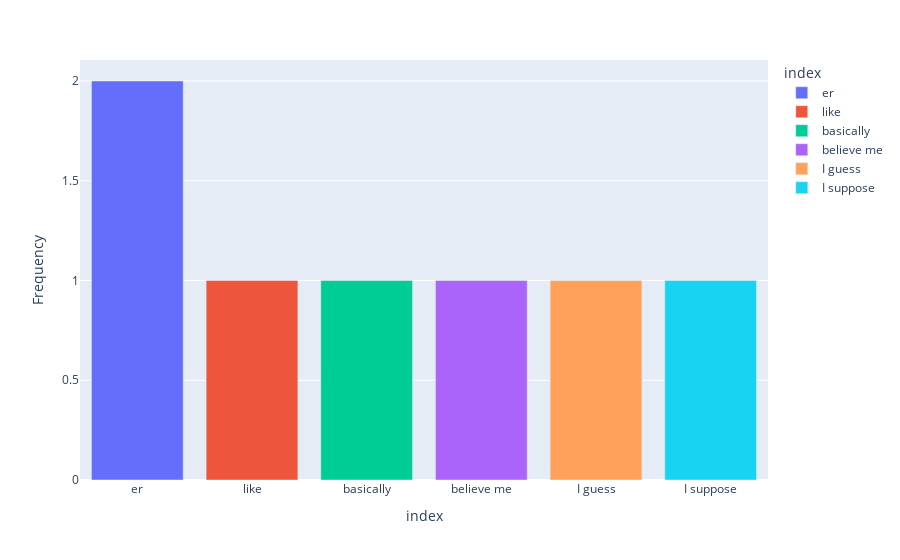

The notebook cell this image was saved under:
### Markdown cell above
# Main Project

### Code cell
''' we start by creating a parent class recurrent phrase
                            and declare the filler words in the constructor of parent class '''


class Recurrent_phrase:     # parent class
    
    def __init__(self):     # parent class constructor
        
        # declaring the filler words
        self.words_to_recognize = [
                        "well",'um','er','uh',"hmm","like","actually","basically","seriously","you see","you know","I mean",
                         "at the end of the day" , "believe me", "I guess" , "I suppose" , "or something" , "ok so" , "right"
                      ]
        
        # creating instance for speech recognition
        self.speech_1 = sr.Recognizer() 


        
''' create a class frequency_check to check the frequency of the filler words if they occur in the sentence '''

class frequency_check(Recurrent_phrase):      # child class frequency_check inherits parent class Recurrent_phrase
    
    def __init__(self):                       # child class constructor
        
        # calling the constructor of parent class
        super().__init__()
        
        
        
        
    ''' we now create a function to check whether the filler words occur in the sentence '''
    
    def character_check(self):                           # defining a function character_check
        self.words = []                                  # creating the list to append the words if they appear
        with sr.Microphone() as source:                  # using Microphone function to take input from the microphone
            start_time = time.time()
            print('say something!!')
            audio = self.speech_1.listen(source)         # using listen function to listen the source
            end_time = time.time()
            self.character = self.speech_1.recognize_google(audio) # using google's API to recognize the words
            for char in self.words_to_recognize:
                if char in self.character:
                    self.words.append(char)              # appending the filler words in the list if they exists in the sentence
                    
            self.total_time = end_time - start_time
            
                    
    ''' we now create a function o check the frequency of those filler words '''
    
    def check_frequency(self):                       # defining a function check_frequency
        self.character_check()
        self.frequency = {}                          # creating a dictionary to store the filler words if they exist
        for i in self.words:
            x = self.character.count(i)
            if i not in self.frequency:
                self.frequency[i] = x
            else:
                self.frequency[i] += 1
        return self.character , self.total_time      # returning the input given by the user
    
    
    
    
''' visualizing the frequency of filler words , here we are using python plotly library for advance data visualization '''

class visualize_frequency(frequency_check):         # child class visualize_frequency inherits the parent chass frequency_check 
    
    def __init__(self):                             # constructor of child class 
        
        # calling the parent class constructor
        super().__init__()
       
    
    # creating a dataset of the filler words
    def data_set(self):
         self.data = pd.DataFrame(pd.Series(self.frequency) , columns = ['Frequency'])
    
    # visualizing the dataset
    def visualize(self):
        self.data_set()
        if len(self.data) != 0:                     # checking whether we have encountered any filler word or not
            
            # creating a bar plot of the frequencies of the filler words using bar plt
            fig = px.bar(data_frame = self.data , x = self.data.index , y = 'Frequency',color = self.data.index)
            fig.show()
        else:
            pass
    
vi = visualize_frequency()
word_spoken , total_time_taken = vi.check_frequency()
print('sentence spoken by the user : ',word_spoken)
print('total time taken by the user : ',total_time_taken)
vi.visualize()

### Figure 1 — Plotly figure (JSON) as saved in the notebook; plotly's stock layout.template omitted (floating-point values rounded to 4 significant figures)
{"data": [{"alignmentgroup": "True", "hovertemplate": "index=%{x}<br>Frequency=%{y}<extra></extra>", "legendgroup": "er", "marker": {"color": "#636efa", "pattern": {"shape": ""}}, "name": "er", "offsetgroup": "er", "orientation": "v", "showlegend": true, "textposition": "auto", "type": "bar", "x": ["er"], "xaxis": "x", "y": [2], "yaxis": "y"}, {"alignmentgroup": "True", "hovertemplate": "index=%{x}<br>Frequency=%{y}<extra></extra>", "legendgroup": "like", "marker": {"color": "#EF553B", "pattern": {"shape": ""}}, "name": "like", "offsetgroup": "like", "orientation": "v", "showlegend": true, "textposition": "auto", "type": "bar", "x": ["like"], "xaxis": "x", "y": [1], "yaxis": "y"}, {"alignmentgroup": "True", "hovertemplate": "index=%{x}<br>Frequency=%{y}<extra></extra>", "legendgroup": "basically", "marker": {"color": "#00cc96", "pattern": {"shape": ""}}, "name": "basically", "offsetgroup": "basically", "orientation": "v", "showlegend": true, "textposition": "auto", "type": "bar", "x": ["basically"], "xaxis": "x", "y": [1], "yaxis": "y"}, {"alignmentgroup": "True", "hovertemplate": "index=%{x}<br>Frequency=%{y}<extra></extra>", "legendgroup": "believe me", "marker": {"color": "#ab63fa", "pattern": {"shape": ""}}, "name": "believe me", "offsetgroup": "believe me", "orientation": "v", "showlegend": true, "textposition": "auto", "type": "bar", "x": ["believe me"], "xaxis": "x", "y": [1], "yaxis": "y"}, {"alignmentgroup": "True", "hovertemplate": "index=%{x}<br>Frequency=%{y}<extra></extra>", "legendgroup": "I guess", "marker": {"color": "#FFA15A", "pattern": {"shape": ""}}, "name": "I guess", "offsetgroup": "I guess", "orientation": "v", "showlegend": true, "textposition": "auto", "type": "bar", "x": ["I guess"], "xaxis": "x", "y": [1], "yaxis": "y"}, {"alignmentgroup": "True", "hovertemplate": "index=%{x}<br>Frequency=%{y}<extra></extra>", "legendgroup": "I suppose", "marker": {"color": "#19d3f3", "pattern": {"shape": ""}}, "name": "I suppose", "offsetgroup": "I suppose", "orientation": "v", "showlegend": true, "textposition": "auto", "type": "bar", "x": ["I suppose"], "xaxis": "x", "y": [1], "yaxis": "y"}], "layout": {"barmode": "relative", "legend": {"title": {"text": "index"}, "tracegroupgap": 0}, "margin": {"t": 60}, "xaxis": {"anchor": "y", "categoryarray": ["er", "like", "basically", "believe me", "I guess", "I suppose"], "categoryorder": "array", "domain": [0, 1], "title": {"text": "index"}}, "yaxis": {"anchor": "x", "domain": [0, 1], "title": {"text": "Frequency"}}}}
